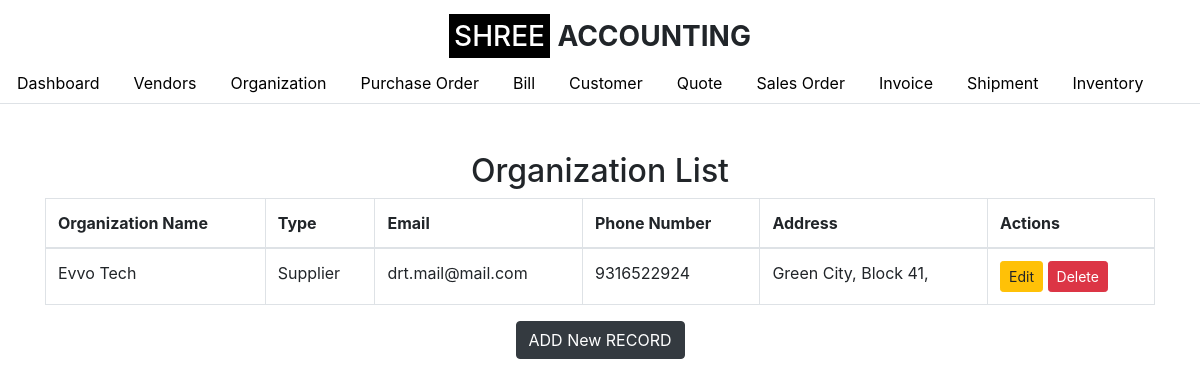
/organization_list (signed in), run on an earlier commit of the app's database.
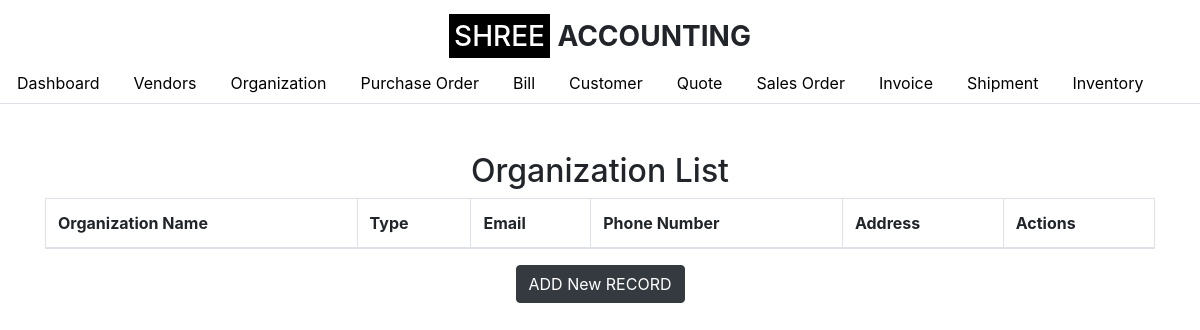
And on a later commit of the database.
### app.py (models this page shows)
class Organization(db.Model):
    id = db.Column(db.Integer, primary_key=True)
    org_name = db.Column(db.String(100), nullable=False)
    org_type = db.Column(db.String(50), nullable=False)
    email_id = db.Column(db.String(100), nullable=False)
    phone_number = db.Column(db.String(15), nullable=False)
    address = db.Column(db.String(255), nullable=False)
    gst_number = db.Column(db.String(15), nullable=True)  # GST Number is optional
    business_type = db.Column(db.String(50), nullable=True)  # Add this line to define business_type

### app.py (the view)
    def wrap(*args, **kwargs):
        if 'logged_in' in session:
            return f(*args, **kwargs)
        else:
            flash('Please log in first.', 'warning')
            return redirect(url_for('login'))

### app.py (called while the page is built)
def login_required(f):
    def wrap(*args, **kwargs):
        if 'logged_in' in session:
            return f(*args, **kwargs)
        else:
            flash('Please log in first.', 'warning')
            return redirect(url_for('login'))
    wrap.__name__ = f.__name__
    return wrap

@app.route('/organization_list')
@login_required
def organization_list():
    organization_id = session.get('organization_id')
    organizations = Organization.query.filter_by(id=organization_id).all()  # Replace with appropriate filtering logic
    print("Organizations fetched:", organizations)
    return render_template('organization_list.html', organizations=organizations, show_logo=True,
                           active_tab='organization')

### templates/organization_list.html (shortened to what this page needs)
{% extends "base.html" %}
{% block content %}
<h2 class="text-center mt-5">Organization List</h2>
<table class="table table-bordered">
    <thead>
        <tr>
            <th>Organization Name</th>
            <th>Type</th>
            <th>Email</th>
            <th>Phone Number</th>
            <th>Address</th>
            <th>Actions</th>
        </tr>
    </thead>
    <tbody>
        {% for organization in organizations %}
        <tr>
            <td>{{ organization.org_name }}</td>
            <td>{{ organization.org_type }}</td>
            <td>{{ organization.email_id }}</td>
            <td>{{ organization.phone_number }}</td>
            <td>{{ organization.address }}</td>
            <td>
                <a href="{{ url_for('edit_organization', organization_id=organization.id) }}" class="btn btn-warning btn-sm">Edit</a>
                <form action="{{ url_for('delete_organization', organization_id=organization.id) }}" method="POST" style="display:inline-block;">
                    <button type="submit" class="btn btn-danger btn-sm" onclick="return confirm('Are you sure you want to delete this organization?')">Delete</button>
                </form>
            </td>
        </tr>
        {% endfor %}
    </tbody>
</table>
<div class="text-center">
    <a href="/organization_master" class="btn btn-dark">ADD New RECORD</a>
</div>
{% endblock %}

### templates/base.html (shortened to what this page needs)
<!DOCTYPE html>
<html lang="en">
<head>
    <link href="https://stackpath.bootstrapcdn.com/bootstrap/4.5.2/css/bootstrap.min.css" rel="stylesheet">
</head>
<body>
{% if show_logo %}
<div class="text-center logo">
    <h3><span style="background-color:black;color:white;padding:5px;">SHREE</span> <span style="font-weight:bold;">ACCOUNTING</span></h3>
</div>
{% endif %}
<ul class="nav nav-tabs">
    <li class="nav-item">
        <a class="nav-link {% if active_tab == 'dashboard' %}active{% endif %}" href="/dashboard">Dashboard</a>
    </li>
    <li class="nav-item">
        <a class="nav-link {% if active_tab == 'vendor_master' %}active{% endif %}" href="/vendor_list">Vendors</a>
    </li>
    <li class="nav-item">
                <a class="nav-link" href="{{ url_for('organization_list') }}">Organization</a>
    </li>
    <li class="nav-item">
    <a class="nav-link {% if active_tab == 'purchase_order' %}active{% endif %}" href="/purchase_order_list">Purchase Order</a>
    </li>
    <li class="nav-item">
        <a class="nav-link {% if active_tab == 'bill' %}active{% endif %}" href="/bill">Bill</a>
    </li>
    <li class="nav-item">
        <a class="nav-link {% if active_tab == 'customer' %}active{% endif %}" href="/customer">Customer</a>
    </li>
    <li class="nav-item">
        <a class="nav-link {% if active_tab == 'quote' %}active{% endif %}" href="/quote">Quote</a>
    </li>
    <li class="nav-item">
        <a class="nav-link {% if active_tab == 'sales_order' %}active{% endif %}" href="/sales_order">Sales Order</a>
    </li>
    <li class="nav-item">
        <a class="nav-link {% if active_tab == 'invoice' %}active{% endif %}" href="/invoice">Invoice</a>
    </li>
    <li class="nav-item">
        <a class="nav-link {% if active_tab == 'shipment' %}active{% endif %}" href="/shipment">Shipment</a>
    </li>
    <li class="nav-item">
        <a class="nav-link {% if active_tab == 'inventory' %}active{% endif %}" href="/inventory">Inventory</a>
    </li>
</ul>
<div class="container">
    {% block content %}
    {% endblock %}
</div>
</body>
</html>

### templates/base.html (style rules this page uses)
.logo { margin-top: 20px; }
.nav-tabs { margin-bottom: 20px; }
.nav-tabs .nav-link { color: #000; }

What changed in the data, as far as the page shows it:
removed Organization: org_name "Evvo Tech", org_type "Supplier", email_id "drt.mail@mail.com", phone_number "9316522924", address "Green City, Block 41,"
